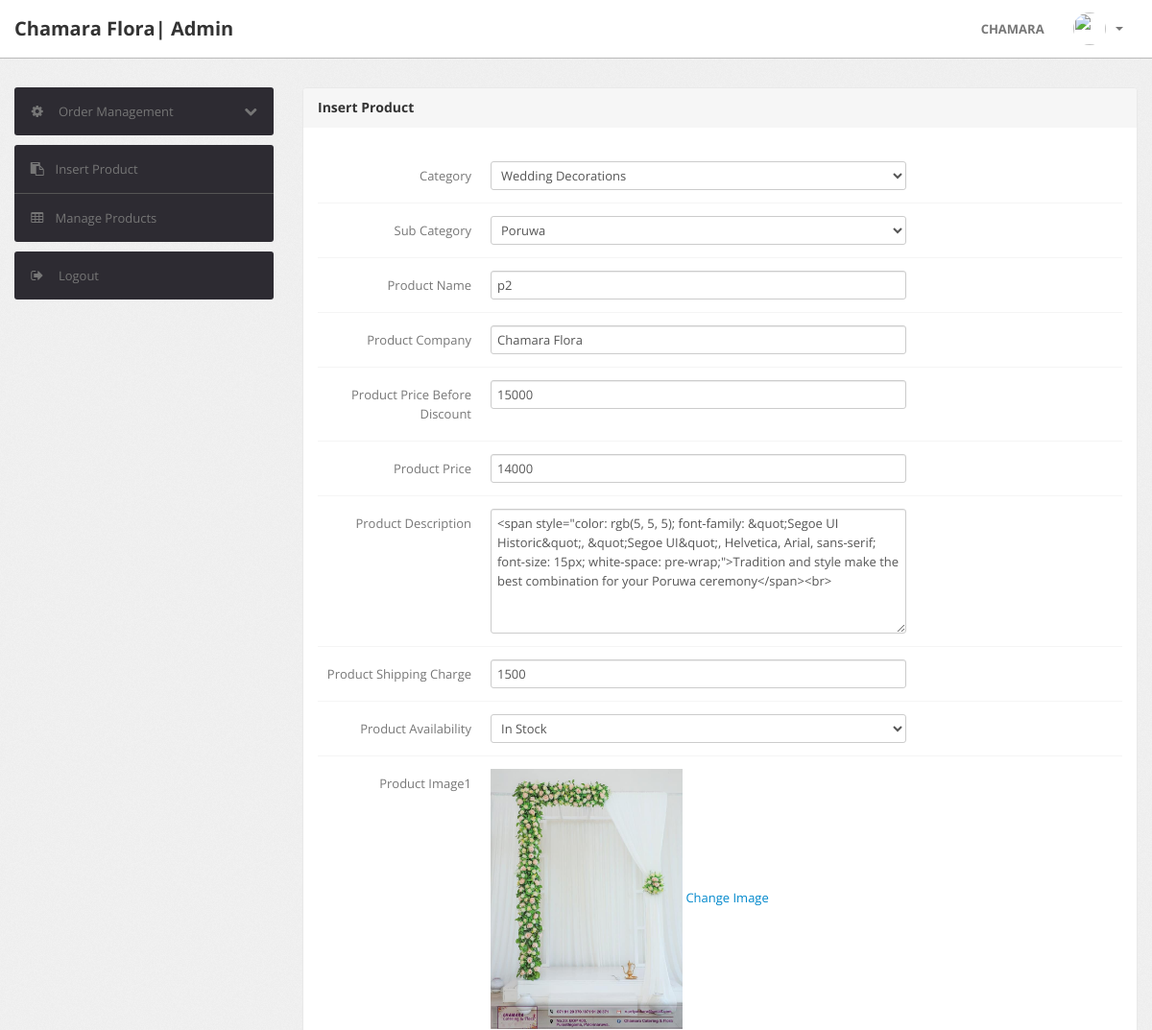
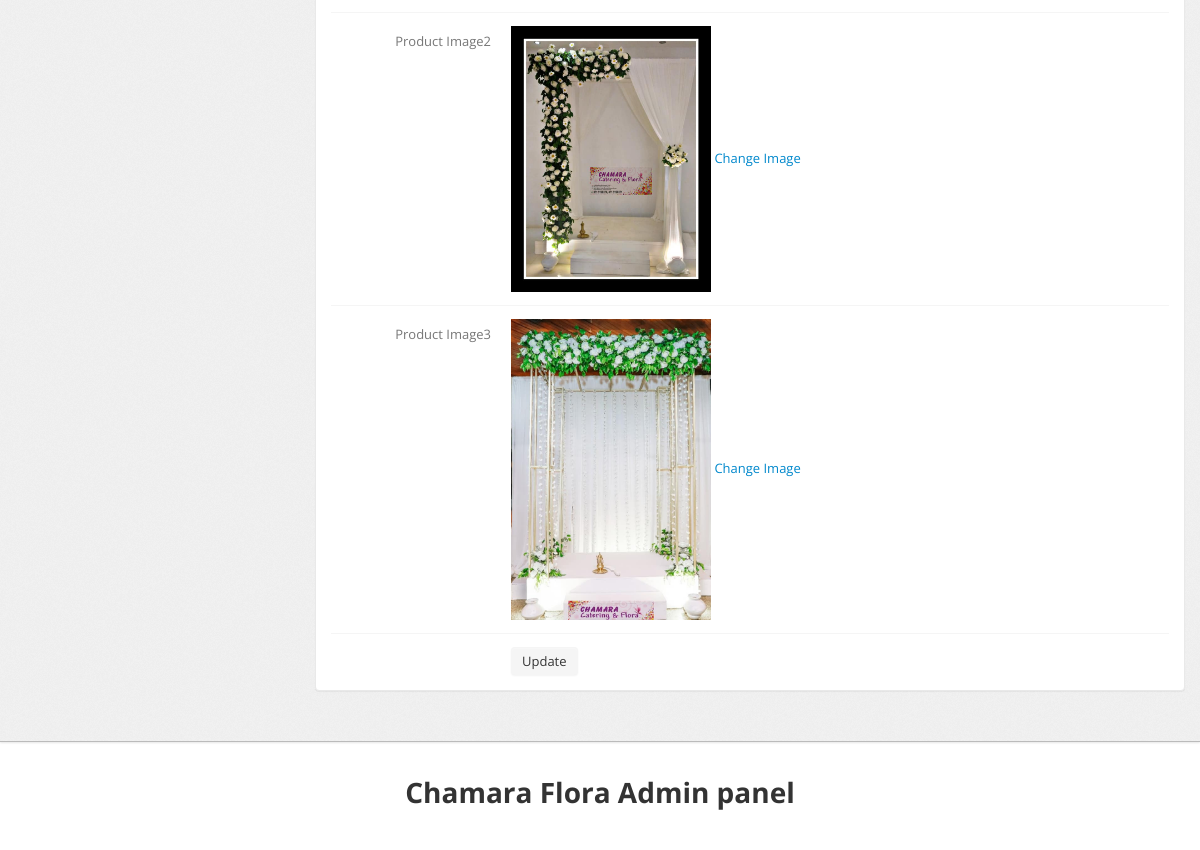
The page /admin/edit-products.php?id=33 (signed in) on the database its author committed (2 pictures, top to bottom).
### tables this page shows
CREATE TABLE `products` (
  `id` int(11) NOT NULL,
  `category` int(11) NOT NULL,
  `subCategory` int(11) DEFAULT NULL,
  `productName` varchar(255) DEFAULT NULL,
  `productCompany` varchar(255) DEFAULT NULL,
  `productPrice` int(11) DEFAULT NULL,
  `productPriceBeforeDiscount` int(11) DEFAULT NULL,
  `productDescription` longtext DEFAULT NULL,
  `productImage1` varchar(255) DEFAULT NULL,
  `productImage2` varchar(255) DEFAULT NULL,
  `productImage3` varchar(255) DEFAULT NULL,
  `shippingCharge` int(11) DEFAULT NULL,
  `productAvailability` varchar(255) DEFAULT NULL,
  `postingDate` timestamp NULL DEFAULT current_timestamp(),
  `updationDate` varchar(255) DEFAULT NULL
);

CREATE TABLE `category` (
  `id` int(11) NOT NULL,
  `categoryName` varchar(255) DEFAULT NULL,
  `categoryDescription` longtext DEFAULT NULL,
  `creationDate` timestamp NOT NULL DEFAULT current_timestamp(),
  `updationDate` varchar(255) DEFAULT NULL
);

CREATE TABLE `subcategory` (
  `id` int(11) NOT NULL,
  `categoryid` int(11) DEFAULT NULL,
  `subcategory` varchar(255) DEFAULT NULL,
  `creationDate` timestamp NULL DEFAULT current_timestamp(),
  `updationDate` varchar(255) DEFAULT NULL
);

### admin/edit-products.php (the view, shortened to what this page needs)
<?php
include('include/config.php');
if(strlen($_SESSION['alogin'])==0)
	{
header('location:index.php');
}
else{
	$pid=intval($_GET['id']);
?>
<!DOCTYPE html>
<html lang="en">
<head>
	<link type="text/css" href="bootstrap/css/bootstrap.min.css" rel="stylesheet">
	<link type="text/css" href="bootstrap/css/bootstrap-responsive.min.css" rel="stylesheet">
	<link type="text/css" href="css/theme.css" rel="stylesheet">
	<link type="text/css" href="images/icons/css/font-awesome.css" rel="stylesheet">
</head>
<body>
<?php include('include/header.php');?>
	<div class="wrapper">
		<div class="container">
			<div class="row">
<?php include('include/sidebar.php');?>
			<div class="span9">
					<div class="content">
						<div class="module">
							<div class="module-head">
								<h3>Insert Product</h3>
							</div>
							<div class="module-body">
									<br />
			<form class="form-horizontal row-fluid" name="insertproduct" method="post" enctype="multipart/form-data">
<?php
$query=mysqli_query($con,"select products.*,category.categoryName as catname,category.id as cid,subcategory.subcategory as subcatname,subcategory.id as subcatid from products join category on category.id=products.category join subcategory on subcategory.id=products.subCategory where products.id='$pid'");
while($row=mysqli_fetch_array($query))
{
?>
<div class="control-group">
<label class="control-label" for="basicinput">Category</label>
<div class="controls">
<select name="category" class="span8 tip" onChange="getSubcat(this.value);"  required>
<option value="<?php echo htmlentities($row['cid']);?>"><?php echo htmlentities($row['catname']);?></option>
<?php $query=mysqli_query($con,"select * from category");
	?>
</select>
</div>
</div>
<div class="control-group">
<label class="control-label" for="basicinput">Sub Category</label>
<div class="controls">
<select   name="subcategory"  id="subcategory" class="span8 tip" required>
<option value="<?php echo htmlentities($row['subcatid']);?>"><?php echo htmlentities($row['subcatname']);?></option>
</select>
</div>
</div>
<div class="control-group">
<label class="control-label" for="basicinput">Product Name</label>
<div class="controls">
<input type="text"    name="productName"  placeholder="Enter Product Name" value="<?php echo htmlentities($row['productName']);?>" class="span8 tip" >
</div>
</div>
<div class="control-group">
<label class="control-label" for="basicinput">Product Company</label>
<div class="controls">
<input type="text"    name="productCompany"  placeholder="Enter Product Comapny Name" value="<?php echo htmlentities($row['productCompany']);?>" class="span8 tip" required>
</div>
</div>
<div class="control-group">
<label class="control-label" for="basicinput">Product Price Before Discount</label>
<div class="controls">
<input type="text"    name="productpricebd"  placeholder="Enter Product Price" value="<?php echo htmlentities($row['productPriceBeforeDiscount']);?>"  class="span8 tip" required>
</div>
</div>
<div class="control-group">
<label class="control-label" for="basicinput">Product Price</label>
<div class="controls">
<input type="text"    name="productprice"  placeholder="Enter Product Price" value="<?php echo htmlentities($row['productPrice']);?>" class="span8 tip" required>
</div>
</div>
<div class="control-group">
<label class="control-label" for="basicinput">Product Description</label>
<div class="controls">
<textarea  name="productDescription"  placeholder="Enter Product Description" rows="6" class="span8 tip">
<?php echo htmlentities($row['productDescription']);?>
</textarea>
</div>
</div>
<div class="control-group">
<label class="control-label" for="basicinput">Product Shipping Charge</label>
<div class="controls">
<input type="text"    name="productShippingcharge"  placeholder="Enter Product Shipping Charge" value="<?php echo htmlentities($row['shippingCharge']);?>" class="span8 tip" required>
</div>
</div>
<div class="control-group">
<label class="control-label" for="basicinput">Product Availability</label>
<div class="controls">
<select   name="productAvailability"  id="productAvailability" class="span8 tip" required>
<option value="<?php echo htmlentities($row['productAvailability']);?>"><?php echo htmlentities($row['productAvailability']);?></option>
</select>
</div>
</div>
<div class="control-group">
<label class="control-label" for="basicinput">Product Image1</label>
<div class="controls">
<img src="productimages/<?php echo htmlentities($pid);?>/<?php echo htmlentities($row['productImage1']);?>" width="200" height="100"> <a href="update-image1.php?id=<?php echo $row['id'];?>">Change Image</a>
</div>
</div>
<div class="control-group">
<label class="control-label" for="basicinput">Product Image2</label>
<div class="controls">
<img src="productimages/<?php echo htmlentities($pid);?>/<?php echo htmlentities($row['productImage2']);?>" width="200" height="100"> <a href="update-image2.php?id=<?php echo $row['id'];?>">Change Image</a>
</div>
</div>
<div class="control-group">
<label class="control-label" for="basicinput">Product Image3</label>
<div class="controls">
<img src="productimages/<?php echo htmlentities($pid);?>/<?php echo htmlentities($row['productImage3']);?>" width="200" height="100"> <a href="update-image3.php?id=<?php echo $row['id'];?>">Change Image</a>
</div>
</div>
<?php } ?>
	<div class="control-group">
											<div class="controls">
												<button type="submit" name="submit" class="btn">Update</button>
											</div>
										</div>
									</form>
							</div>
						</div>
					</div>
				</div>
			</div>
		</div>
	</div>
<?php include('include/footer.php');?>
</body>
<?php } ?>

### admin/css/theme.css (style rules this page uses)
body { font-size: 13px; font-family: 'Open Sans', Arial, sans-serif; background: #fff; color: #777 }
h1, h2, h3, h4, h5, h6 { color: #333; margin-top: 0 }
h3 { font-size: 20px }
.wrapper { background: url(../images/bg.png) #eee; border-bottom: 1px solid #bbb; -webkit-box-shadow: 0 1px 2px rgba(0,0,0,0.1); -moz-box-shadow: 0 1px 2px rgba(0,0,0,0.1); box-shadow: 0 1px 2px rgba(0,0,0,0.1); padding: 30px 0 }
form { margin: 0 }
select, textarea, input[type="text"], input[type="password"], input[type="datetime"], input[type="datetime-local"], input[type="date"], input[type="month"], input[type="time"], input[type="week"], input[type="number"], input[type="email"], input[type="url"], input[type="search"], input[type="tel"], input[type="color"], .uneditable-input, label, input, button, select, textarea { -webkit-border-radius: 3px; -moz-border-radius: 3px; border-radius: 3px; font-size: 13px; font-family: 'Open Sans', Tahoma, Arial, sans-serif }
.module { background: #fff; -webkit-border-radius: 3px; -moz-border-radius: 3px; border-radius: 3px; border: 1px solid #ccc; border-bottom-color: #bbb; -webkit-box-shadow: 0 0 1px rgba(0,0,0,0.2); -moz-box-shadow: 0 0 1px rgba(0,0,0,0.2); box-shadow: 0 0 1px rgba(0,0,0,0.2); margin-bottom: 30px }
.form-horizontal .control-group, .form-vertical .control-group { margin-bottom: 0 }
.form-horizontal .control-group+.control-group, .form-vertical .control-group+.control-group { margin-top: 13px; padding-top: 13px; border-top: 1px solid #f5f5f5 }
.btn, .btn-box { -webkit-border-radius: 3px; -moz-border-radius: 3px; border-radius: 3px }
.btn { font-size: 13px; font-weight: 600 }
.btn { display: inline-block; margin-bottom: 0; font-weight: 400; text-align: center; vertical-align: middle; cursor: pointer; background-image: none; border: 1px solid transparent; white-space: nowrap; padding: 4px 10px; font-size: 13px; line-height: 1.42857; border-radius: 4px; -webkit-user-select: none; -moz-user-select: none; -ms-user-select: none; user-select: none }
.module { box-shadow: 0 0 3px rgba(0,0,0,.1); border-color: #e9e9e9; margin-bottom: 20px; background-color: #fff; border-radius: 4px; -webkit-box-shadow: 0 1px 1px rgba(0,0,0,.05); box-shadow: 0 1px 1px rgba(0,0,0,.05); }
.module-head { color: #767676; background-color: #f6f6f6; border-color: #e9e9e9; padding: 10px 15px; border-bottom: 1px solid transparent; border-top-right-radius: 3px; border-top-left-radius: 3px; }
.module-head h3 { font-size: 14px; line-height: 20px; height: 20px; margin: 0 }
.module-body { padding: 15px }

### rows shown on the page
products: category "Wedding Decorations", subcategory "Poruwa", productName "p2", productCompany "Chamara Flora", productpricebd "15000", productprice "14000", productDescription "<span style=\"color: rgb(5, 5, 5); font-family: &quot;Segoe UI Historic&quot;, &quot;Segoe UI&quot;, Helvetica, Arial, sans-serif; font-size: 15px; white-space: pre-wrap;\">Tradition and style make the best combination for your Poruwa ceremony</span><br>", productShippingcharge "1500", productAvailability "In Stock", productImage1 (picture), productImage2 (picture), productImage3 (picture)
